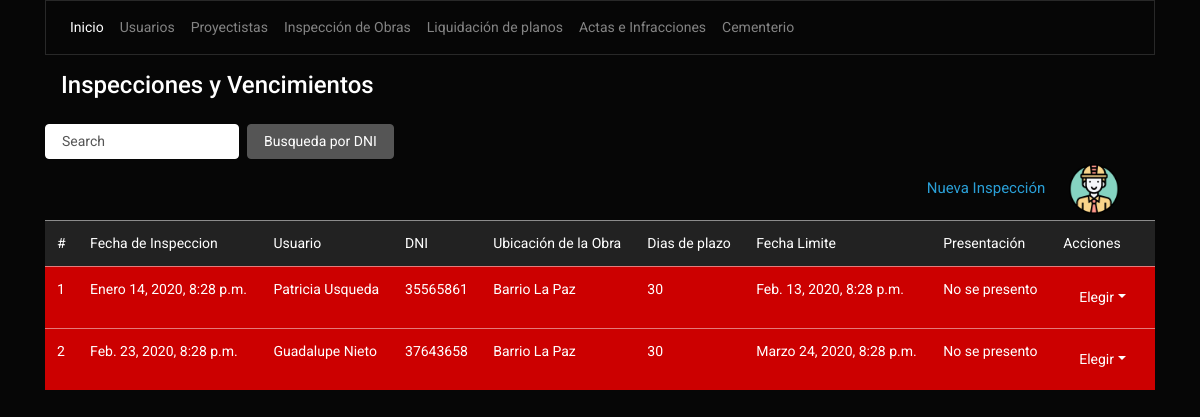
The page /inspeccion/listar/ on the database as committed earlier.
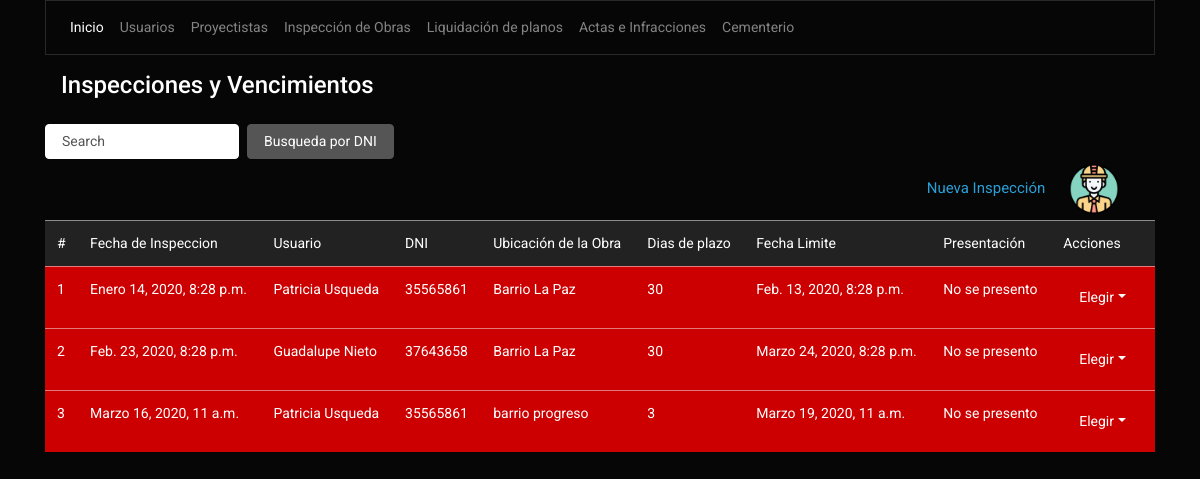
The same page on the database as committed later.
### obra/models.py (models this page shows)
class Obra(models.Model):
    fecha = models.DateTimeField(help_text='01/01/2020 09:00')
    usuario = models.ForeignKey(Usuario, null=False, blank=False, on_delete=models.CASCADE)
    ubicacion_obra = models.CharField(max_length=100)
    dias = models.IntegerField()
    presentacion = models.NullBooleanField(default=False)
    fecha_limite = models.DateTimeField(null=True, blank=True)
    fecha_presenta = models.DateField(null=True, blank=True)

### usuario/models.py (models this page shows, shortened)
class Usuario(models.Model):
    nombre = models.CharField(max_length=50)
    dni = models.CharField(max_length=8, unique=True)
    direccion = models.CharField(max_length=50, verbose_name='dirección')
    catastro = models.CharField(max_length=50)
    tel = models.CharField(max_length=10, null=True, blank=True)

### obra/views.py (the view)
# urls.py: path('listar/', views.obra_list, name='obra_listar'),
def obra_list(request):
    obra = Obra.objects.all()
    for i in obra:
        i.fecha_limite = i.fecha + datetime.timedelta(days=i.dias)
    contexto = {'object_list':obra, 'f_actual':datetime.datetime.now(timezone.utc)}
    paginator = Paginator(obra, 7)
    page = request.GET.get('page')
    obra = paginator.get_page(page)
    return render(request,'obra/obra_list.html',contexto)

### templates/obra/obra_list.html (shortened to what this page needs)
{% extends 'base/base.html' %}
{% load static %}
{% block content %}
<h5 class="p-3">Inspecciones y Vencimientos</h5>
<form class="form-inline my-2 my-lg-0" type="get" method="POST" action="{%url 'obra_buscar'%}">
    <input class="form-control mr-sm-2" type="text" placeholder="Search" name="buscalo" id="busca">
    <button class="btn btn-secondary my-2 my-sm-0" type="submit" href="" id="botonBus">Busqueda por DNI</button>
</form>
    <a class="navbar-brand float-right" href="{%url 'obra_nuevo'%}" style="font-size:15px;">Nueva Inspección
        <img class="boton-circulo ecirculo" src="{% static 'img/ingeniero.png' %}" style="width:50px;height:auto;">
    </a>
<table class="table table-hover">
    <thead>
    <tr class="table-light">
        <td scope="col">#</td>
        <td scope="col">Fecha de Inspeccion</td>
        <td scope="col">Usuario</td>
        <td scope="col">DNI</td>
        <td scope="col">Ubicación de la Obra</td>
        <td scope="col">Dias de plazo</td>
        <td scope="col">Fecha Limite</td>
        <td scope="col">Presentación</td>
        <td scope="col">Acciones</td>
    </tr>
    </thead>
    <tbody>
            {% if object_list%}
                {%for obra in object_list%}
                    {% if f_actual < obra.fecha_limite and obra.presentacion == False%}
        <tr class="table-light">
                    {% elif obra.presentacion == True %}
        <tr class="table-success">
                    {% elif f_actual > obra.fecha_limite %}
            <tr class="table-danger">
                    {% endif %}
            <td>{{obra.id}}</td>
            <td>{{obra.fecha}}</td>
            <td>{{obra.usuario.nombre}}</td>
                <td>{{obra.usuario.dni}}</td>
                <td>{{obra.ubicacion_obra}}</td>
                <td>{{obra.dias}}</td>
                <td>{{obra.fecha_limite}}</td>
            {% if obra.presentacion == False %}
            <td>No se presento</td>
            {% elif obra.presentacion == True %}
             <td>{{obra.fecha_presenta}}</td>
            {% endif %}
                <td>
                    <ul class="nav nav-pills">
                        <li class="nav-item dropdown">
                            <a class="nav-link dropdown-toggle" data-toggle="dropdown" href="#" role="button" aria-haspopup="true" aria-expanded="false">Elegir</a>
                        </li>
                    </ul>
                </td>
        </tr>
        {%endfor%}
        {% else %}
        <div class="alert alert-dismissible alert-success">
          <button type="button" class="close" data-dismiss="alert">&times;</button>
          <strong>Ups! </strong>tú registro esta vacio, <a href="{% url 'obra_nuevo' %}" class="alert-link">ingresa uno</a>.
        </div>
        {%endif%}
    </tbody>
</table>
{% endblock%}

Rows that differ between the two databases and show on the page:
added Obra: id "3", fecha "Marzo 16, 2020, 11 a.m.", usuario.nombre "Patricia Usqueda", usuario.dni "35565861", ubicacion_obra "barrio progreso", dias "3", fecha_limite "Marzo 19, 2020, 11 a.m.", presentacion "No se presento"
